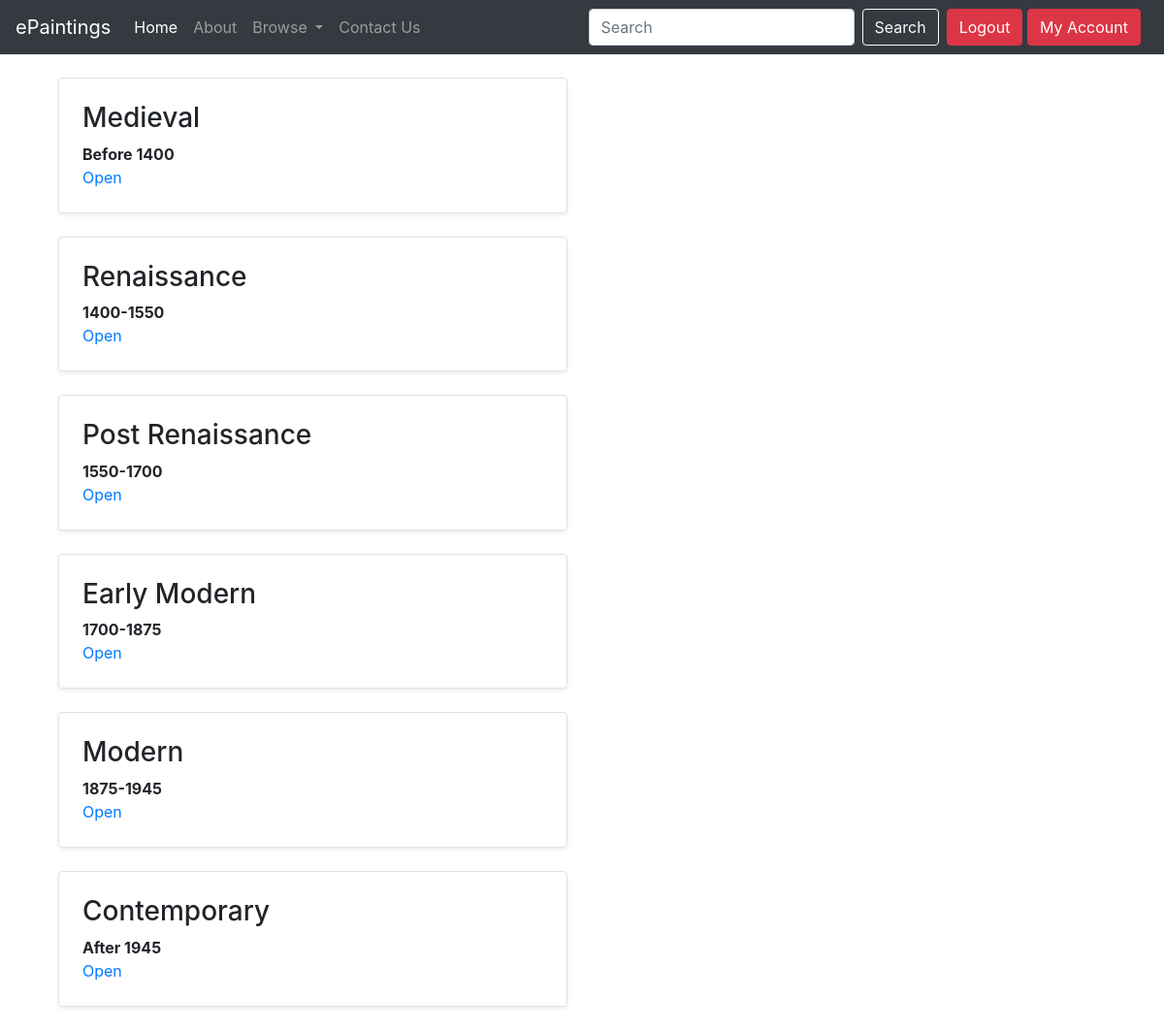
The page /era.php on the database its author committed.
### tables this page shows
CREATE TABLE `eras` (
  `EraID` int(11) NOT NULL,
  `EraName` varchar(255) DEFAULT NULL,
  `EraYears` varchar(255) DEFAULT NULL
);

### era.php (the view, shortened to what this page needs)
<!doctype html>
<html class="no-js" lang="en">
<head>
    <link rel="stylesheet" href="https://stackpath.bootstrapcdn.com/bootstrap/4.4.1/css/bootstrap.min.css"
>
</head>
<body>
    <nav class="navbar navbar-expand-lg navbar-dark bg-dark">
        <a class="navbar-brand" href="Userindex.php">ePaintings</a>
        <div class="collapse navbar-collapse" id="navbarSupportedContent">
            <ul class="navbar-nav mr-auto">
                <li class="nav-item active">
                    <a class="nav-link" href="Userindex.php">Home <span class="sr-only">(current)</span></a>
                </li>
                <li class="nav-item">
                    <a class="nav-link" href="about.php">About</a>
                </li>
                <li class="nav-item dropdown">
                    <a class="nav-link dropdown-toggle" href="#" id="navbarDropdown" role="button"
                        data-toggle="dropdown" aria-haspopup="true" aria-expanded="false">
                        Browse
                    </a>
                </li>
                <li class="nav-item">
                    <a class="nav-link" href="contact.php">Contact Us</a>
                </li>
            </ul>
            <form class="form-inline my-2 my-lg-0" action="search.php" method="post">
                <input class="form-control mr-sm-2" name="search" type="text" placeholder="Search" aria-label="Search">
                <button name="submit" class="btn btn-outline-light my-2 my-sm-0" type="submit">Search</button>
            </form>
            <div class="mx-2">
                <button class="btn btn-danger" data-toggle="modal" data-target="#loginModal">Logout</button>
                <button class="btn btn-danger" data-toggle="modal" data-target="#signupModal">My Account</button>
            </div>
        </div>
    </nav>
    <div class="container my-4">
        <?php
			include_once("DatabaseConnect.php");
			$sql = "SELECT * FROM eras";
			$resultset = mysqli_query($conn, $sql) or die("database error:". mysqli_error($conn));
			while( $record = mysqli_fetch_assoc($resultset) ) {
			?>
        <div class="col-sm-6">
            <div class="row-md-2">
                <div
                    class="row no-gutters border rounded overflow-hidden flex-md-row mb-4 shadow-sm h-md-250 position-relative">
                    <div class="col p-4 d-flex flex-column position-static">
                        <h3>
                            <?php echo $record['EraName']; ?>
                        </h3>
                        <strong><?php echo $record['EraYears']; ?></strong>
                        <a href="view_Genre.php?EraID=<?php echo  $record['EraID'];;  ?>">Open</a>
                    </div>
                </div>
            </div>
        </div>
        <?php } ?>
    </div>
</body>
</html>

### rows shown on the page
eras: EraName "Medieval", EraYears "Before 1400"
eras: EraName "Renaissance", EraYears "1400-1550"
eras: EraName "Post Renaissance", EraYears "1550-1700"
eras: EraName "Early Modern", EraYears "1700-1875"
eras: EraName "Modern", EraYears "1875-1945"
eras: EraName "Contemporary", EraYears "After 1945"
